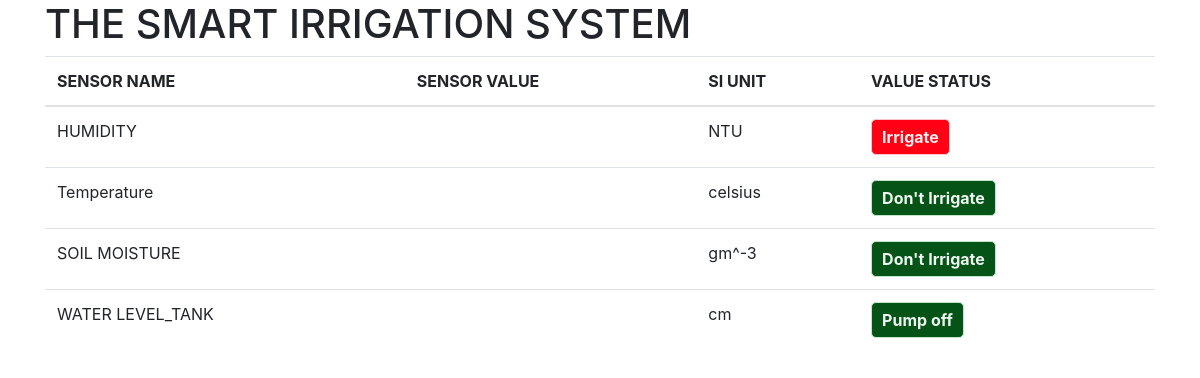
Before: / with the older database file.
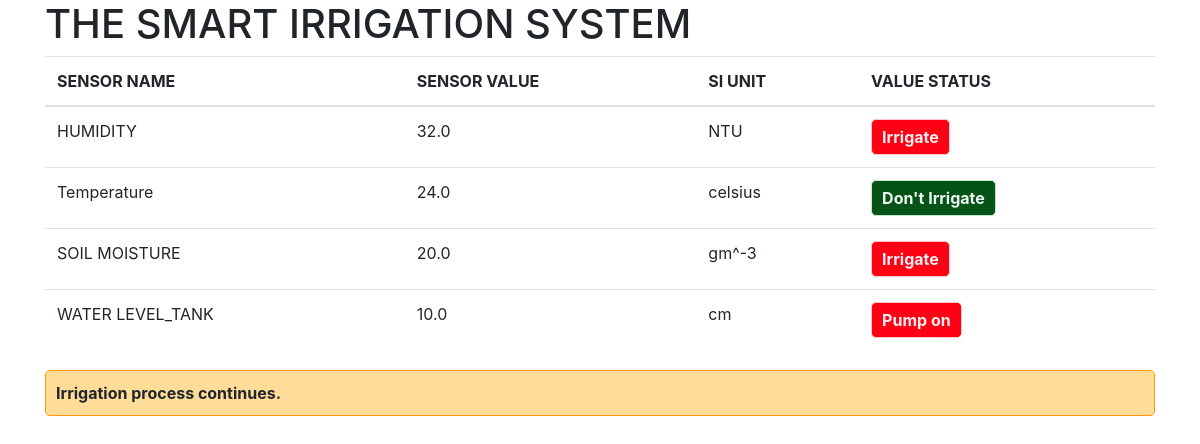
After: the same page with the newer database file.
### main/models.py (models this page shows, shortened)
class Sensordata(models.Model):
    humidity_val = models.FloatField(default=0.00)
    temperature_val = models.FloatField(default=0.00)
    moisture_val = models.FloatField(default=0.00)
    waterLevel_val = models.FloatField( default=0.00)

### main/views.py (the view)
# urls.py: path('',views.sensordata_table, name='dashboard'),
def sensordata_table(request):
 try:
    last_data = Sensordata.objects.last()
    humidity = float(last_data.humidity_val)
    moisture = float(last_data.moisture_val)
    Temp = float(last_data.temperature_val)
    waterLevel = float(last_data.waterLevel_val)
    context = {'last_data': last_data, 'humidity': humidity, 'moisture': moisture, 'temperature': Temp, 'waterLevel': waterLevel}
    return render(request, 'sensordata_table.html', context)
 except:
     return render(request, 'sensordata_table.html')

### main/templates/sensordata_table.html (shortened to what this page needs)
<!DOCTYPE html>
<html>
  <head>
    <link rel="stylesheet" href="https://stackpath.bootstrapcdn.com/bootstrap/4.3.1/css/bootstrap.min.css">
  </head>
  <body>
    <div class="container">
      <h1>THE SMART IRRIGATION SYSTEM</h1>
      <table class="table">
        <thead>
          <tr>
            <th>SENSOR NAME</th>
            <th>SENSOR VALUE</th>
            <th>SI UNIT</th>
            <th>VALUE STATUS</th>
          </tr>
        </thead>
        <tbody>
          <tr>
            <td>HUMIDITY</td>
            <td>{{humidity}}</td>
            <td>NTU</td>
            <td>
              {% if humidity < 1 %}
                <span class="status safe">Don'T Irrigate</span>
              {% else %}
                <span class="status not-safe">Irrigate</span>
              {% endif %}
            </td>
          </tr>
          <tr>
            <td>Temperature</td>
            <td>{{temperature}}</td>
            <td>celsius</td>
            <td>
              {% if Temp < 6.5 or Temp > 8.5 %}
                <span class="status not-safe">Irrigate</span>
              {% else %}
                <span class="status safe">Don't Irrigate</span>
              {% endif %}
            </td>
          </tr>
          <tr>
            <td>SOIL MOISTURE</td>
            <td>{{moisture}}</td>
            <td>gm^-3</td>
            <td>
              {% if moisture < 50 %}
                <span class="status not-safe">Irrigate</span>
              {% else %}
                <span class="status safe">Don't Irrigate</span>
              {% endif %}
            </td>
          </tr>
          <tr>
            <td>WATER LEVEL_TANK</td>
            <td>{{waterLevel}}</td>
            <td>cm</td>
            <td>
              {% if waterLevel < 70 %}
                <span class="status not-safe">Pump on</span>
              {% else %}
                <span class="status safe">Pump off</span>
              {% endif %}
            </td>
          </tr>
        </tbody>
      </table>
      {% if humidity >= 25 or Temp < 25 or Temp > 30 or moisture < 50 %}
        <p class="warning">Irrigation process continues.</p>
      {% endif %}
    </div>
  </body>
</html>

### main/templates/sensordata_table.html (style rules this page uses)
.status { display: inline-block; padding: 5px 10px; border-radius: 5px; font-weight: bold; }
.safe { background-color: #055316; color: #eff7f1; border: 1px solid #c3e6cb; }
.not-safe { background-color: #ff0015; color: #f5eff0; border: 1px solid #f5c6cb; animation: blink 1s infinite; }
p.warning { background-color: #ffdd99; border: 1px solid #ff9900; border-radius: 5px; padding: 10px; margin-top: 20px; font-weight: bold; }

Changed rows visible on the page:
added Sensordata: humidity_val "32.0", temperature_val "24.0", moisture_val "20.0", waterLevel_val "10.0"
Other visible differences:
text no longer shown: "Don't Irrigate Pump off"
text now shown: "Irrigate Pump on Irrigation process continues."
